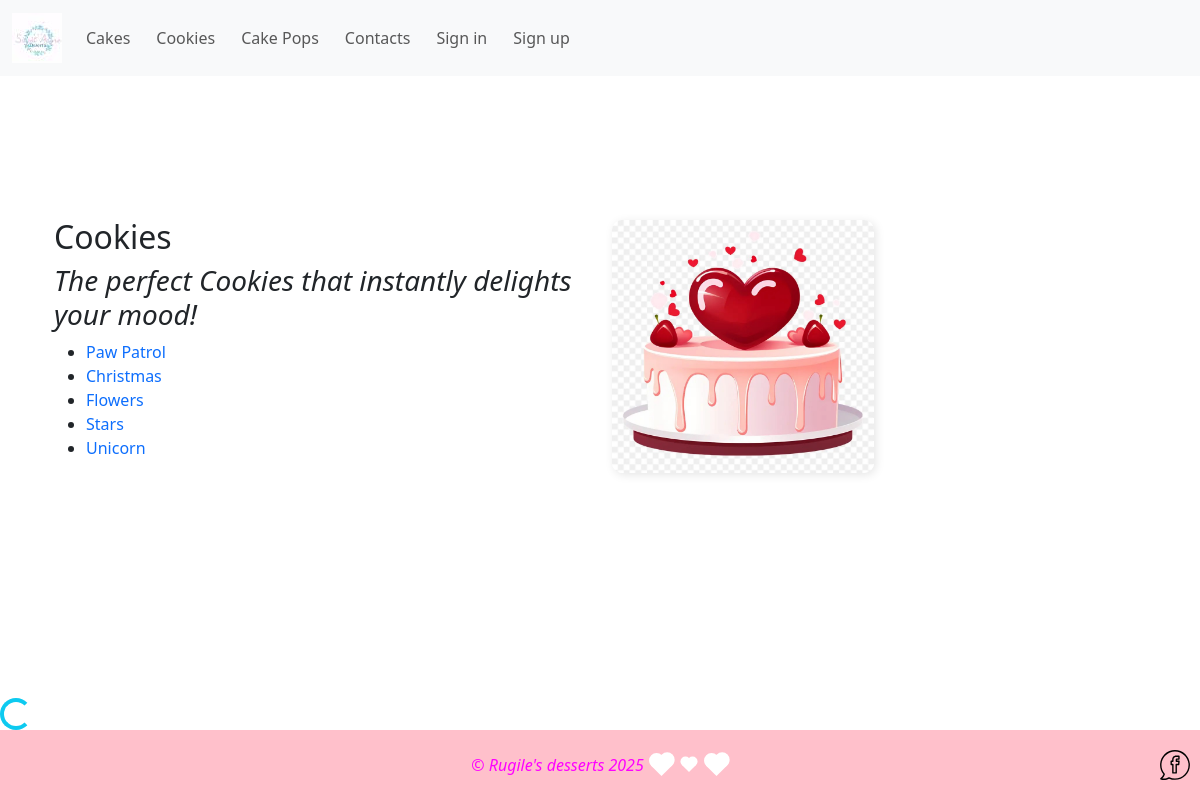
Page /cookies/ on the earlier database version.
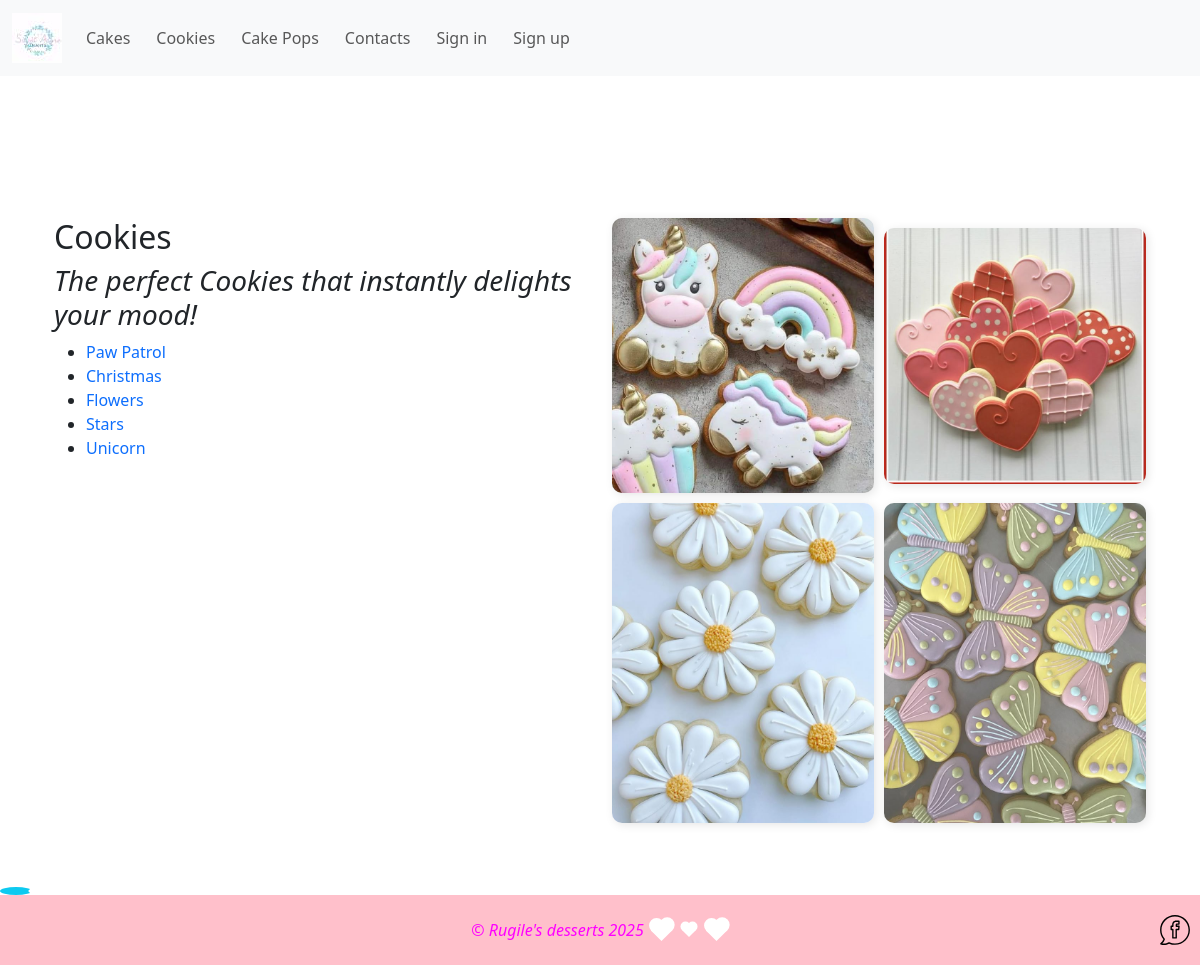
Same page on the later database version.
### desserts/models.py (models this page shows, shortened)
class Product(models.Model):
    category = models.ForeignKey(
        Category, on_delete=models.CASCADE, blank=True, null=True
    )
    options = models.ManyToManyField(Option, blank=True)
    name = models.CharField(max_length=200, blank=True, null=True)
    description = HTMLField("Description", max_length=4096, default="")
    price = models.FloatField(blank=False, null=False)
    image = models.ImageField(upload_to="products", blank=True, null=True)
    class Meta:
        verbose_name = "Product"
        verbose_name_plural = "Products"

class GalleryImage(models.Model):
    image = models.ImageField(upload_to="gallery")
    image_category = models.ForeignKey(
        GalleryCategory, on_delete=models.CASCADE, related_name="images"
    )
    name = models.CharField(max_length=200, blank=True, null=True)
    def __str__(self):
        return f"({self.image_category})"

### desserts/views.py (the view)
# urls.py: path("cookies/", views.CookiesListView.as_view(), name="cookies"),
class CookiesListView(generic.ListView):
    template_name = "desserts/cookies.html"
    model = Product
    context_object_name = "cookies"
    def get_queryset(self):
        return Product.objects.filter(category__name="Cookies")
    def get_context_data(self, **kwargs):
        context = super().get_context_data(**kwargs)
        cookies_category = GalleryCategory.objects.filter(name="Cookies").first()
        if cookies_category:
            context["gallery_images"] = GalleryImage.objects.filter(image_category=cookies_category)
        else:
            context["gallery_images"] = []
        print("Gallery Images:", context["gallery_images"])  # Check if there is data in the terminal
        return context

### desserts/models.py (called while the page is built)
    def __str__(self):
        return self.name

### desserts/templates/desserts/cookies.html (shortened to what this page needs)
{% extends "desserts/base.html" %}
{% load static %}
{% block content %}
{% if cookies %}
<div class="container mt-5">
    <div class="row">
        <div class="col-md-6">
            <h2>Cookies</h2>
            <h3><i>The perfect Cookies that instantly delights your mood!</i></h3>
            <ul>
                {% for cookie in cookies %}
                <li><a href="{% url 'cookies_details' cookie.pk %}">{{ cookie.name }}</a></li>
                {% endfor %}
            </ul>
        </div>
        <div class="col-md-6 d-flex justify-content-end">
            <div class="gallery">
                {% for image in gallery_images %}
                <img src="{{ image.image.url }}">
                {% empty %}
                <img src="{% static 'desserts/img/default1.jpg' %}" alt="No Image Available">
                {% endfor %}
            </div>
        </div>
    </div>
</div>
{% else %}
<h2>There are no Cookies the moment.</h2>
{% endif %}
{% endblock content %}

Differences in the rows shown:
added GalleryImage: image (picture)
added GalleryImage: image (picture)
added GalleryImage: image (picture)
added GalleryImage: image (picture)
